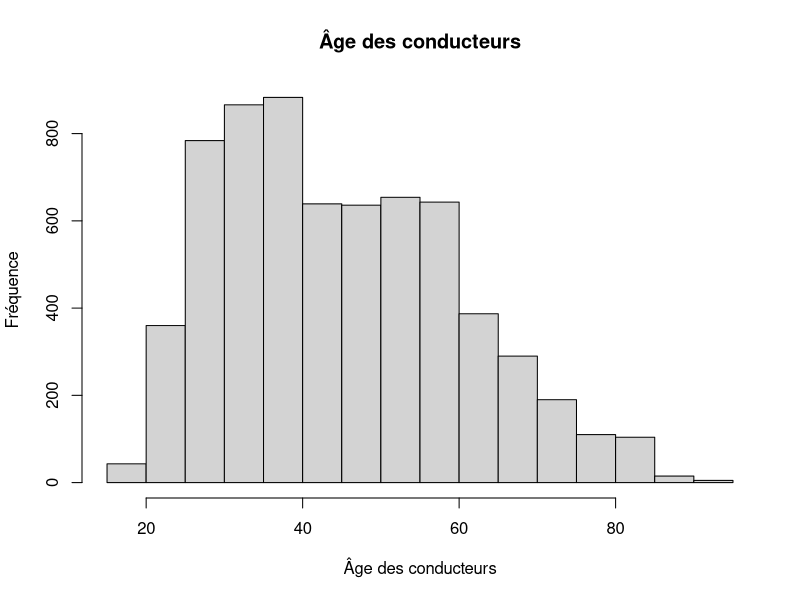
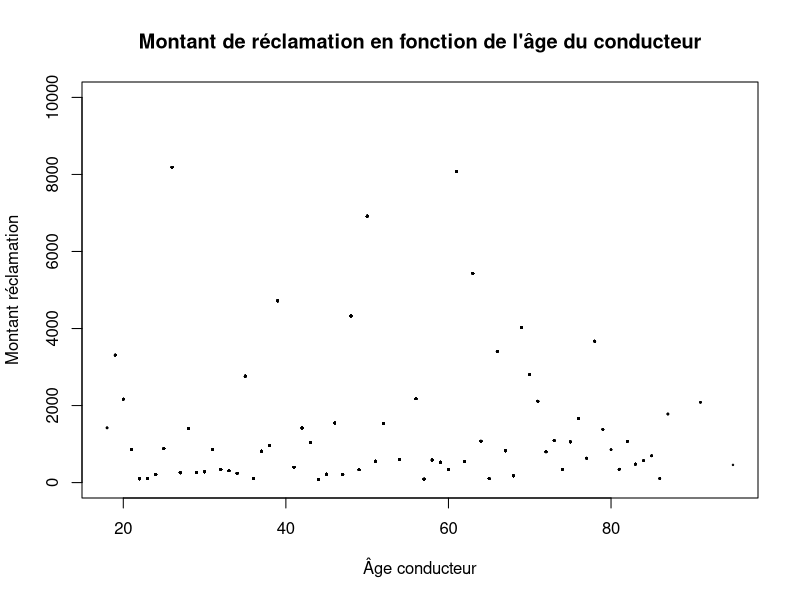
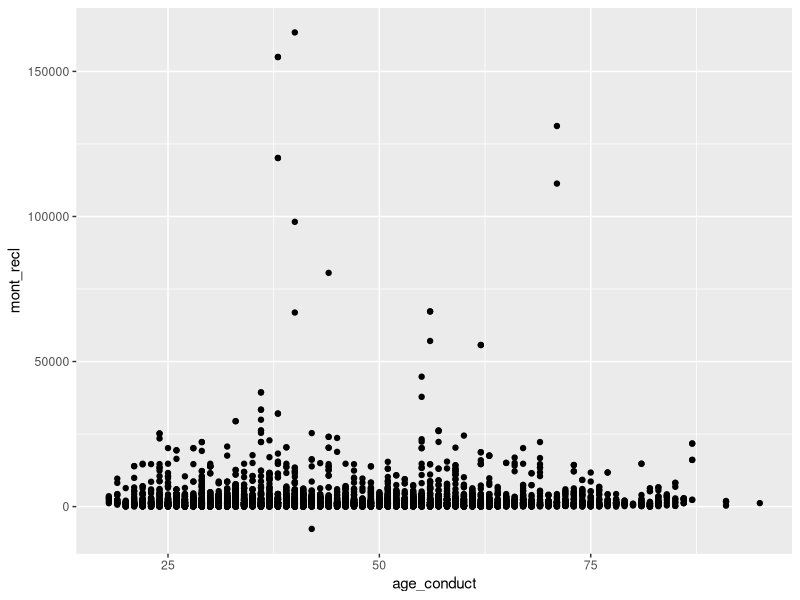

Write R code to recreate these figures, in order. (Note: this script raises an error after producing the figures.)
## Ce fichier contient l'analyse univariée des données pour les variables:
## âge du conducteur (age_conduct), type du véhicule (type_veh) et bonus malus
## (bonus_malus).
library(ggplot2)
MontantReclFr <- read.csv("MontantReclFr.csv")
View(MontantReclFr)
## La variable endogène dépendante (Y) est :
## le montant des réclamations (mont_recl).


### Données sur les montants de réclamation (mont_recl):
## Moyenne
mean(MontantReclFr$mont_recl)
## Écart-type
sd(MontantReclFr$mont_recl)
## Médiane
median(MontantReclFr$mont_recl)
## Extremums
min(MontantReclFr$mont_recl)
max(MontantReclFr$mont_recl)
##


### Données sur l'âge des conducteurs (age_conduct)
## Enlever les NA
age_conduct1 <- na.omit(MontantReclFr$age_conduct)
mont_recl1 <- MontantReclFr$mont_recl[age_conduct1]
## Moyenne
mean(age_conduct1)
## Écart-type
sd(age_conduct1)
## Médiane
median(age_conduct1)
## Extremums
min(age_conduct1)
max(age_conduct1)

### Histogramme
hist(age_conduct1, main = "Âge des conducteurs", xlab = "Âge des conducteurs",
     ylab = "Fréquence")
## Nuage de points
plot(mont_recl1~age_conduct1,
     main = "Montant de réclamation en fonction de l'âge du conducteur",
     xlab = "Âge conducteur", ylab = "Montant réclamation", ylim = c(0, 10000),
     cex = 0.2)

ggplot(data = MontantReclFr, aes(y = mont_recl, x = age_conduct)) + geom_point()


### Données sur le type de véhicule (type_veh)
## Catégories de la liste :
unique(MontantReclFr$type_veh)
## Nombre de véhicules de chaque type.
table(MontantReclFr$type_veh)
boxplot(mont_recl~type_veh)
ggplot(data = MontantReclFr, aes(y = mont_recl, x = type_veh)) + geom_point()


### Données sur bonus malus (bonus_malus)

## Retirer les 2 valeurs de -5, qui sont des erreurs car on veut [50; 350[
bonus_malus1 <- MontantReclFr$bonus_malus[MontantReclFr$bonus_malus > -5]
### Nouvelle variable pour les montants réclamations correspondants:
mont_recl1 <- MontantReclFr$mont_recl[MontantReclFr$bonus_malus > -5]

## Catégories de la liste :
unique(bonus_malus1)
## Nombre de bonus pour chaque score
table(bonus_malus1)
## Moyenne
mean(bonus_malus1)
## Écart-type
sd(bonus_malus1)
## Médiane
median(bonus_malus1)

boxplot(mont_recl1~bonus_malus1)
plot(mont_recl1~bonus_malus1,
     main = "Montant de réclamation en fonction du bonus",
     xlab = "Bonus", ylab = "Montant réclamation", ylim = c(0, 10000),
     cex = 0.2)